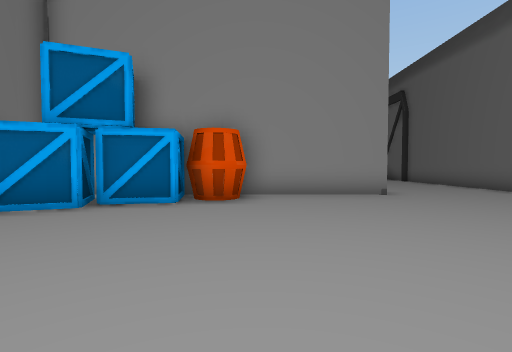
view 1 (above)

20 first-person views from a walk through a 3-D level made in the Unity game engine. The camera is 1.5 m above the floor, tilts 2° down and sees 85° across. The floor is counted in squares, 2 m on a side. Each view is taken from the middle of a square. On the plan, view 1 faces up. The plan holds only what a view shows up to about 10 squares ahead; the rest is blank. The place goes on beyond the plan. The player character is not drawn.

view 2
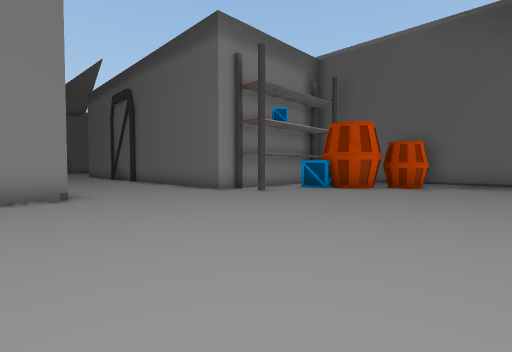

view 3
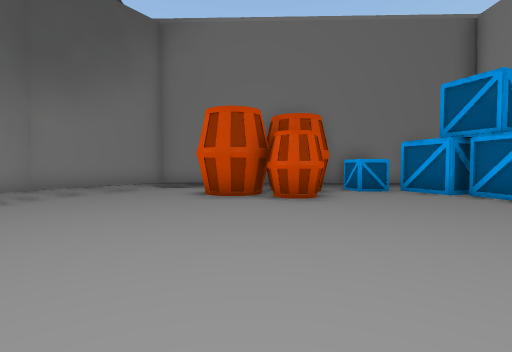

view 4
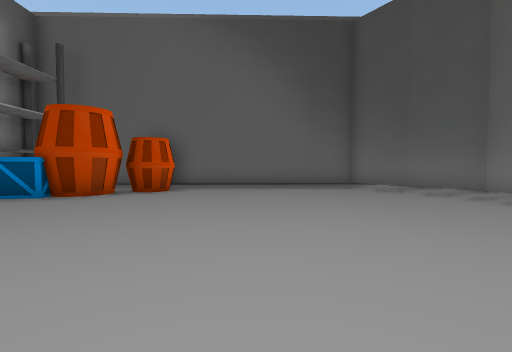

view 5
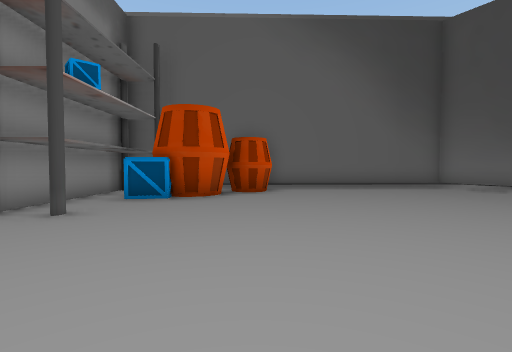

view 6
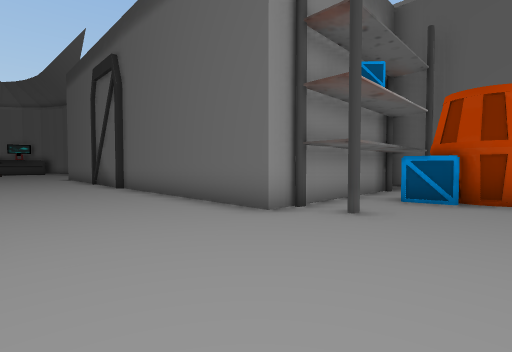

view 7
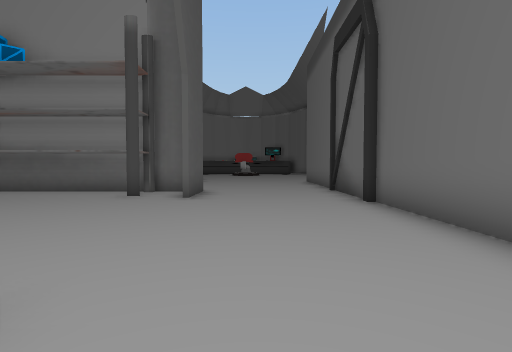

view 8
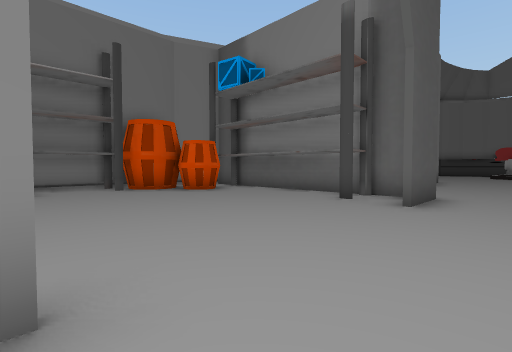

view 9
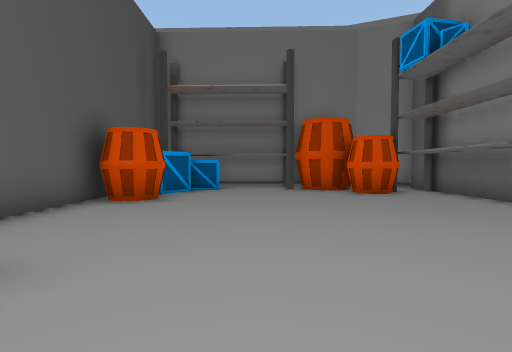

view 10
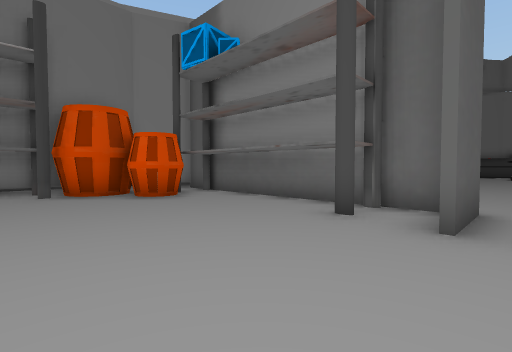

view 11
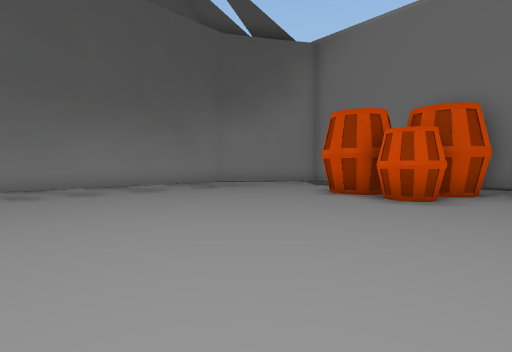

view 12
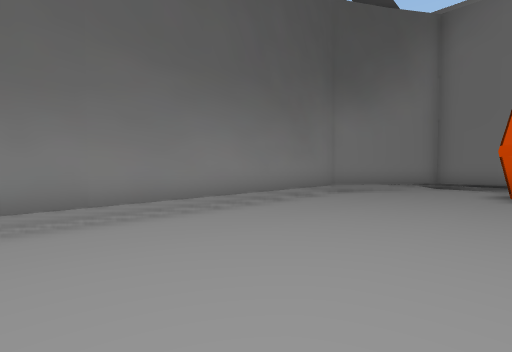

view 13
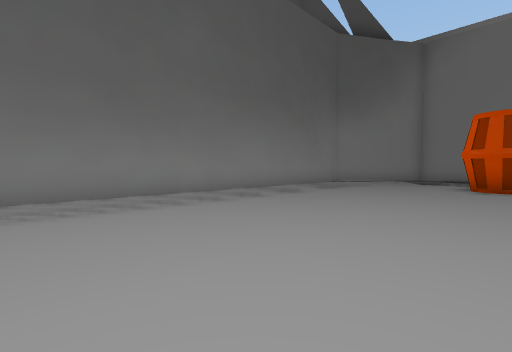

view 14
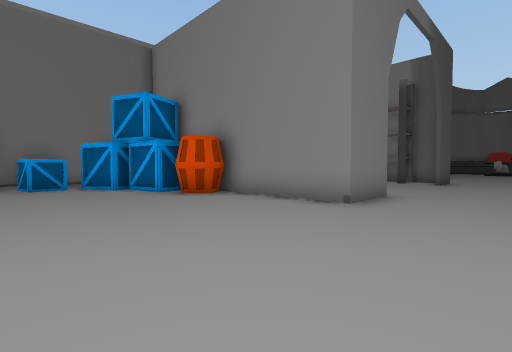

view 15
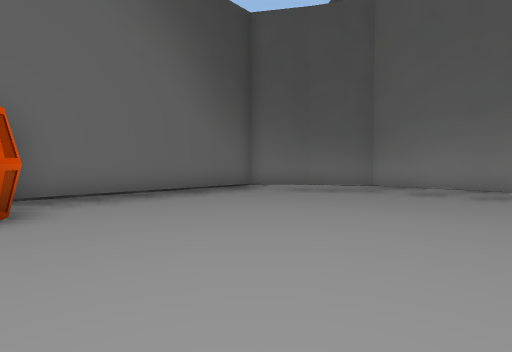

view 16
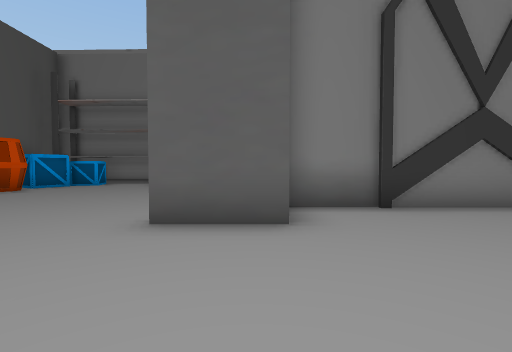

view 17
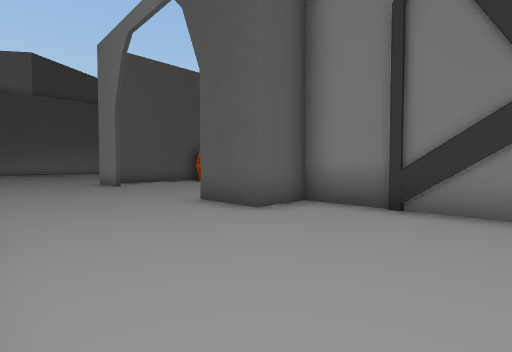

view 18
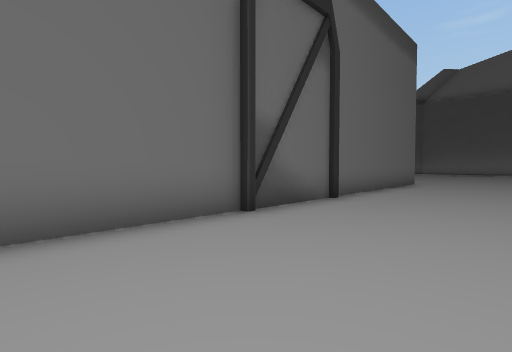

view 19
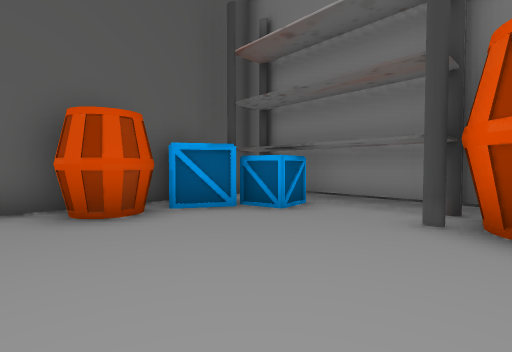

view 20
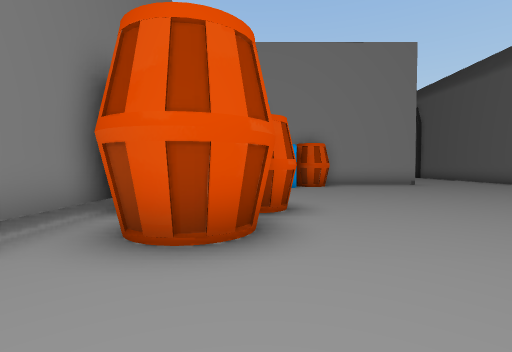

### Floor plan
Key: @ floor where view 1 was taken; # wall or solid block; x gap in a wall; . floor; B barrel; C crate.
Columns run from 6 left of view 1 to 14 right of it. Each row starts with its distance up from view 1.
 20         #.....#
 19         #.....#
 18         #.....#
 17    ######.....#
 16  ###....##....#
 15   BB....##....#
 14  BBB..........#
 13 #BB...........#
 12 ###...........#
 11 #.............#
 10 #.............#
  9 # C......#....#
  8    CBB...#....######
  7  ####B####....x....#
  6  CCCCB........#..C #
  5 #CC..............CB##
  4 #C...............#BB#
  3 #C................BB#
  2 #B#.................#
  1 #BBB................#
  0 #.B#..@.............#
 -1 #.BB................#
 -2 #...................#
 -3 #...................#
 -4 ##.................##
 -5  ###.............###
 -6    ###############

Positions as (right, up) in squares from view 1, and headings:
1: (0, 0), facing up
2: (2, 0), facing up-right
3: (4, 0), facing left
4: (4, 0), facing right
5: (4, 3), facing right
6: (4, 4), facing up-right
7: (5, 8), facing up
8: (5, 9), facing up-left
9: (5, 11), facing left
10: (4, 11), facing up-left
11: (4, 3), facing down-left
12: (5, -1), facing down-left
13: (7, 0), facing down-left
14: (6, 2), facing up-left
15: (7, 3), facing down-right
16: (7, 16), facing left
17: (7, 20), facing down-left
18: (4, 20), facing down-right
19: (0, 13), facing down-left
20: (-3, -4), facing up
